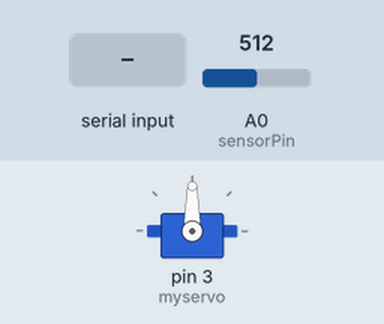
This sketch was run on a simulated Arduino Uno, built with avr-gcc and run on an emulated ATmega328P. On the bench: servo. Inputs (shaded band) come from the test bench; at power-on: A0 (sensorPin) = 512. What the sketch prints to the serial monitor is not drawn.

Above: at 1.2 s.
1.3 s: "90,45\n" received over Serial
At 2.4 s:
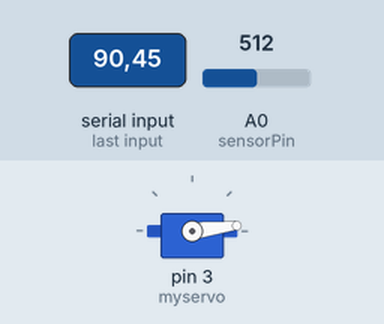
2.8 s: "30,150\n" received over Serial
At 3.6 s:
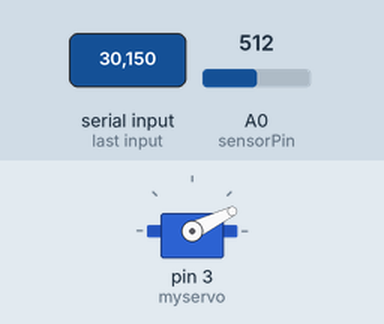
4.3 s: "90\n" received over Serial
At 5.4 s:
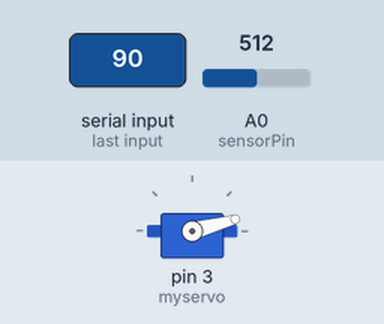
Timing chart, 0 to 7.3 s (numbered marks = the images above; inputs shaded):
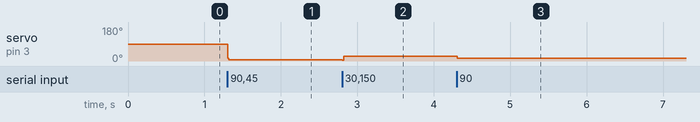

Measured:
- after the input at 1.3 s, servo on pin 3 (myservo): 90° → 7° at once
- after the input at 2.8 s, servo on pin 3 (myservo): 7° → 26° at once
- after the input at 4.3 s, servo on pin 3 (myservo): 26° → 15° at once

The sketch:

Servo_Sensor.ino
```cpp
// Controlling a servo position using a potentiometer (variable resistor)
// by Michal Rinott <http://people.interaction-ivrea.it/m.rinott>


#include <Servo.h>

#define NUMBER_SAMPLES 10
#define SENSOR_MIN_VALUE 100
#define SENSOR_MAX_VALUE 500

int sensorPin = A0;
int values[NUMBER_SAMPLES];
Servo myservo;  // create servo object to control a servo
int val;    // variable to read the value from the analog pin


void setup()
{
  Serial.begin(9600);
  myservo.attach(3);  // attaches the servo on pin 9 to the servo object
}


void loop()
{


  // SERVO

  int tmp = 0;
  if( Serial.available() )
  {
    tmp = Serial.parseInt();          // reads the value of the potentiometer (value between 0 and 1023)
  }
  if( tmp > 0 )
  {
    val = map(tmp, 0, 1023, 0, 179);     // scale it to use it with the servo (value between 0 and 180) @
    myservo.write(val);                  // sets the servo position according to the scaled value
    delay(15);                           // waits for the servo to get there
  }


  // SENSOR

  //shift register
  for (int i=0; i<NUMBER_SAMPLES-1; i++)
  {
    values[i] = values[i+1];
  }
  values[NUMBER_SAMPLES-1] = analogRead(sensorPin);

  //mean value
  long valueToSend = 0;
  for (int i=0; i<NUMBER_SAMPLES; i++)
  {
    valueToSend += values[i];
  }
  int mean = valueToSend/NUMBER_SAMPLES;
  mean = min(  max(mean,SENSOR_MIN_VALUE)  ,  SENSOR_MAX_VALUE  );
  mean = map(mean, SENSOR_MIN_VALUE, SENSOR_MAX_VALUE, 0, 1024);
  Serial.println(mean);


}
```
